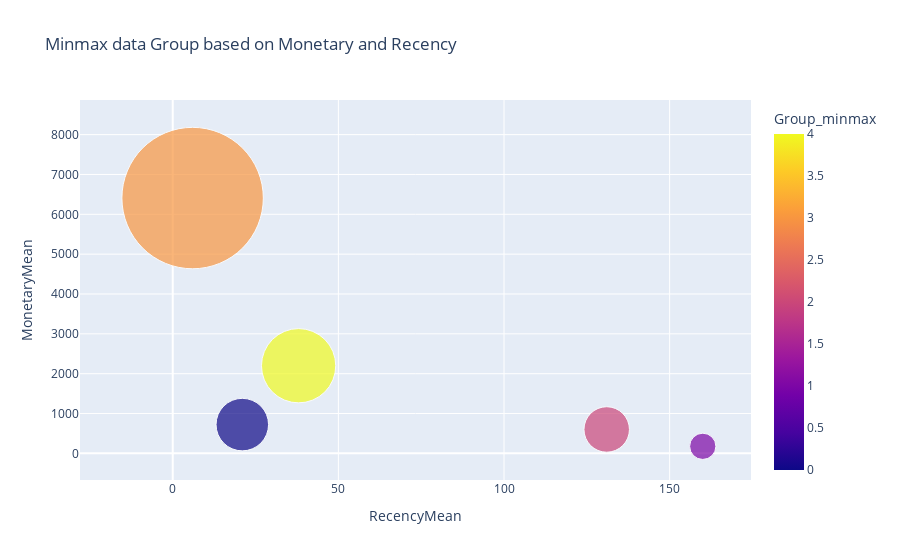

Here is the notebook cell this chart was saved with:
### Code cell
fig = px.scatter(rfm_agg_minmax, x="RecencyMean", y="MonetaryMean", size="FrequencyMean", color="Group_minmax",
           hover_name="Group_minmax", size_max=100, title = "Minmax data Group based on Monetary and Recency")
fig.show()

### Figure 1 — Plotly figure (JSON) as saved in the notebook; plotly's stock layout.template omitted (floating-point values rounded to 4 significant figures)
{"data": [{"hovertemplate": "<b>%{hovertext}</b><br><br>RecencyMean=%{x}<br>MonetaryMean=%{y}<br>FrequencyMean=%{marker.size}<br>Group_minmax=%{marker.color}<extra></extra>", "hovertext": [0, 1, 2, 3, 4], "legendgroup": "", "marker": {"color": [0, 1, 2, 3, 4], "coloraxis": "coloraxis", "size": [4, 1, 3, 29, 8], "sizemode": "area", "sizeref": 0.0029, "symbol": "circle"}, "mode": "markers", "name": "", "orientation": "v", "showlegend": false, "type": "scatter", "x": [21, 160, 131, 6, 38], "xaxis": "x", "y": [722, 177, 600, 6408, 2200], "yaxis": "y"}], "layout": {"coloraxis": {"colorbar": {"title": {"text": "Group_minmax"}}, "colorscale": [[0, "#0d0887"], [0.1111, "#46039f"], [0.2222, "#7201a8"], [0.3333, "#9c179e"], [0.4444, "#bd3786"], [0.5556, "#d8576b"], [0.6667, "#ed7953"], [0.7778, "#fb9f3a"], [0.8889, "#fdca26"], [1, "#f0f921"]]}, "legend": {"itemsizing": "constant", "tracegroupgap": 0}, "title": {"text": "Minmax data Group based on Monetary and Recency"}, "xaxis": {"anchor": "y", "domain": [0, 1], "title": {"text": "RecencyMean"}}, "yaxis": {"anchor": "x", "domain": [0, 1], "title": {"text": "MonetaryMean"}}}}
